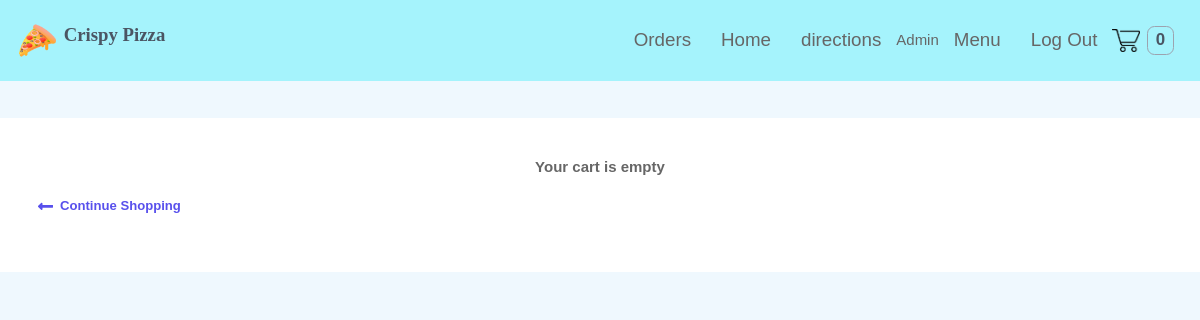
The page /cart/ (signed in) on the database as committed earlier.
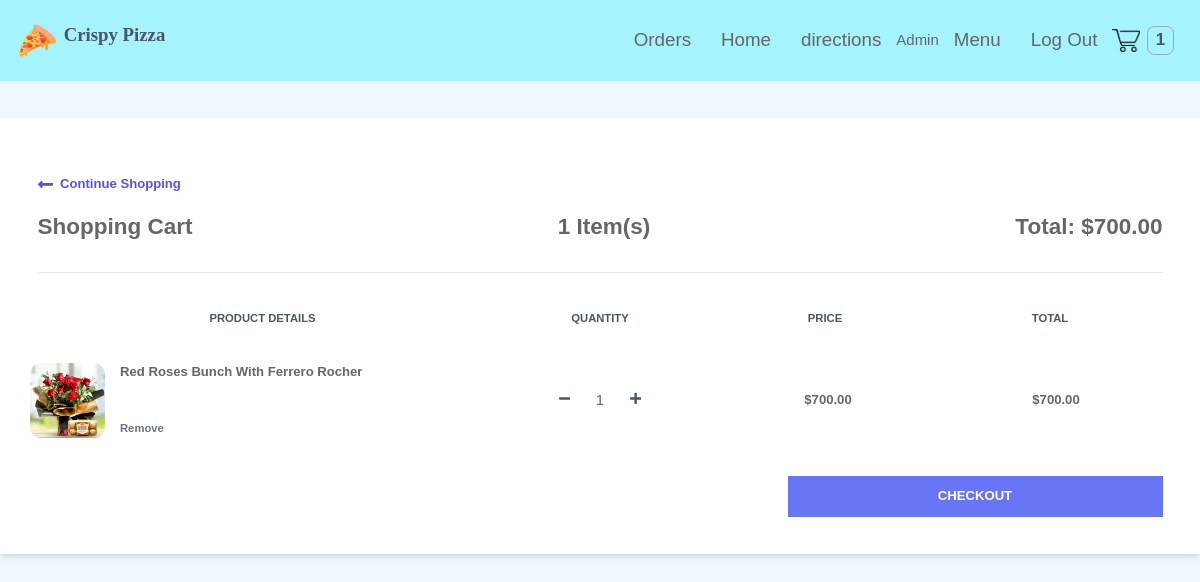
The same page on the database as committed later.
### order/models.py (models this page shows, shortened)
class Order(models.Model):
    PAYMENT_CHOICES = (("cash", "cash"), ("online", "online"))
    DELIVERY_CHOICES = (("delivery", "delivery"), ("carryout", "carryout"))
    transaction_id = models.UUIDField(
        primary_key=True, default=uuid.uuid4, editable=True
    )
    customer = models.ForeignKey(Customer, on_delete=models.CASCADE)
    STATUS =(
        ('Pending','Pending'),
        ('Order Confirmed','Order Confirmed'),
        ('Out for Delivery','Out for Delivery'),
        ('Delivered','Delivered'),
    )
    status=models.CharField(max_length=50,null=True,choices=STATUS,default='Pending')
    date_ordered = models.DateTimeField(auto_now_add=True)
    date_modified = models.DateTimeField(auto_now=True)
    complete = models.BooleanField(default=False)
    paid = models.BooleanField(default=False)
    payment_method = models.CharField(max_length=10, choices=PAYMENT_CHOICES)
    delivery_method = models.CharField(max_length=10, choices=DELIVERY_CHOICES)
    shipping = models.ForeignKey(
        "ShippingAddress", on_delete=models.SET_NULL, blank=True, null=True
    )
    pickup = models.ForeignKey(
        "PickUpDetail", on_delete=models.SET_NULL, blank=True, null=True
    )
    coupon = models.ForeignKey(
        "Coupon", on_delete=models.SET_NULL, blank=True, null=True
    )
    email = models.EmailField(max_length=70, null=True, blank=True)
    phone = models.CharField(max_length=20, null=True, blank=True)
    @property
    def get_cart_subtotal(self):
        order_items = self.orderitem_set.all()
        total = sum([item.get_total for item in order_items])
        return total
    get_cart_subtotal.fget.short_description = "Subtotal"
    @property
    def get_cart_total(self):
        total = self.get_cart_subtotal
        if self.coupon:
            total = total - self.get_coupon_value
        return total
    get_cart_total.fget.short_description = "Total"
    @property
    def get_cart_items(self):
        order_items = self.orderitem_set.all()
        total = sum([item.quantity for item in order_items])
        return total
    get_cart_items.fget.short_description = "# Items"
    @property
    def get_coupon_value(self):
        if self.coupon:
            if self.coupon.discount_type == "Percent":
                coupon_value = round(
                    self.get_cart_subtotal * self.coupon.discount_amount / 100, 2
                )
            else:
                coupon_value = self.coupon.discount_amount
        else:
            coupon_value = None
        return coupon_value
    get_coupon_value.fget.short_description = "Coupon"

class OrderItem(models.Model):
    product = models.ForeignKey(Product, on_delete=models.CASCADE)
    order = models.ForeignKey(Order, on_delete=models.CASCADE)
    variation = models.ForeignKey(
        ProductVariant, on_delete=models.SET_NULL, blank=True, null=True
    )
    quantity = models.IntegerField(default=0)
    date_added = models.DateTimeField(auto_now_add=True)
    @property
    def get_total(self):
        if self.product.has_variants:
            total = self.variation.price * self.quantity
        else:
            total = self.product.price * self.quantity
        return total
    get_total.fget.short_description = "Total"
    def image_tag(self):
        return mark_safe(
            f'<img src="{self.product.image.url}" width="100" height="100" />'
        )
    image_tag.short_description = "Image"

### store/models.py (models this page shows, shortened)
class Product(models.Model):
    id = models.UUIDField(primary_key=True, default=uuid.uuid4, editable=False)
    name = models.CharField(max_length=100)
    price = models.DecimalField(max_digits=6, decimal_places=2, blank=True, null=True)
    desc = models.TextField(max_length=500, blank=True, null=True)
    image = models.ImageField(blank=True, upload_to="images")
    created_at = models.DateField(auto_now_add=True)
    updated_at = models.DateField(auto_now=True)
    product_category = models.ForeignKey(
        "Category", on_delete=models.CASCADE, null=True, blank=True
    )
    class Meta:
        ordering = ("product_category",)
    def image_tag(self):  # pragma: no cover
        if self.image:
            return mark_safe(f'<img src="{self.image.url}" width="100" height="100" />')
    image_tag.short_description = "Image"
    @property
    def has_variants(self):
        if self.productvariant_set.count() > 0:
            return True
        else:
            return False

### order/views.py (the view)
# urls.py: path("cart/", views.cart, name="cart"),
def cart(request):
    try:
        customer = get_customer_or_guest(request)
    except:
        return redirect("store:products")
    customer_order = Order.objects.filter(customer=customer, complete=False)
    if customer_order.exists():
        customer_items = OrderItem.objects.filter(order_id__in=customer_order).order_by(
            "product__name", "-variation__size"
        )
        customer_order = customer_order[0]
    else:
        customer_order, customer_items = None, None
    context = {
        "order": customer_order,
        "items": customer_items,
    }
    return render(request, "order/cart.html", context)

### order/views.py (called while the page is built)
def get_customer_or_guest(request):
    if request.user.is_authenticated:
        customer = request.user.customer
    else:
        customer, created = Customer.objects.get_or_create(
            device=request.COOKIES["device"]
        )
    return customer

### store/context_processors.py (called while the page is built, shortened)
def get_cart_quantity(request):
    if request.user.is_authenticated:
        try:
            customer = request.user.customer
        except:
            number_of_items = 0
    try:
        customer_order = Order.objects.filter(customer=customer, complete=False)[0]
        number_of_items = customer_order.get_cart_items
    except:
        number_of_items = 0
    return {"cart_quantity": number_of_items}

### templates/order/cart.html (shortened to what the changed rows need)
{% extends 'store/base.html' %} {% block content %} {% if not items %}
<div class="container mx-auto mt-10">
  <div class="w-full bg-white p-10 text-center">
    <h2 class="font-bold">Your cart is empty</h2>
    <div>
      <a
        href="{% url 'store:products' %}"
        class="flex font-semibold text-indigo-600 text-sm my-5 w-1/4"
      >
        <svg
          class="fill-current mr-2 text-indigo-600 w-4"
          viewBox="0 0 448 512"
        >
          <path
            d="M134.059 296H436c6.627 0 12-5.373 12-12v-56c0-6.627-5.373-12-12-12H134.059v-46.059c0-21.382-25.851-32.09-40.971-16.971L7.029 239.029c-9.373 9.373-9.373 24.569 0 33.941l86.059 86.059c15.119 15.119 40.971 4.411 40.971-16.971V296z"
          />
        </svg>
        Continue Shopping
      </a>
    </div>
  </div>
</div>
{% else %}
<div class="container mx-auto mt-10">
  <div class="flex flex-col shadow-md my-10">
    <div class="w-full bg-white p-3 md:p-10">
      <a
        href="{% url 'store:products' %}"
        class="flex font-semibold text-indigo-600 text-sm my-5 w-1/4"
      >
        <svg
          class="fill-current mr-2 text-indigo-600 w-4"
          viewBox="0 0 448 512"
        >
          <path
            d="M134.059 296H436c6.627 0 12-5.373 12-12v-56c0-6.627-5.373-12-12-12H134.059v-46.059c0-21.382-25.851-32.09-40.971-16.971L7.029 239.029c-9.373 9.373-9.373 24.569 0 33.941l86.059 86.059c15.119 15.119 40.971 4.411 40.971-16.971V296z"
          />
        </svg>
        Continue Shopping
      </a>
      <div class="flex justify-between border-b pb-8">
        <h1 class="font-semibold text-2xl">Shopping Cart</h1>
        <h2 class="font-semibold text-2xl">{{order.get_cart_items}} Item(s)</h2>
        <h2 class="font-semibold text-2xl">
          Total: ${{order.get_cart_subtotal|floatformat:2}}
        </h2>
      </div>
      <div
        class="flex mt-10 mb-5 font-semibold text-center text-gray-600 text-xs uppercase"
      >
        <h3 class="w-2/5">Product Details</h3>
        <h3 class="w-1/5 text-center">Quantity</h3>
        <h3 class="w-1/5 text-center">Price</h3>
        <h3 class="w-1/5 text-center">Total</h3>
      </div>
      {% for item in items %}
      <div class="flex items-center hover:bg-gray-100 -mx-8 px-6 py-5">
        <div class="flex w-2/5">
          <div class="w-20">
            <img
              class="h-20 rounded-xl"
              src="{{item.product.image.url}}"
              alt=""
            />
          </div>
          <div class="flex flex-col justify-between ml-4 flex-grow">
            <span class="font-bold text-sm">{{ item.product.name|title }}</span>
            <form
              action="{% url 'order:remove-from-cart' item.id %}"
              method="post"
            >
              <button
                type="submit"
                class="font-semibold hover:text-red-500 text-gray-500 text-xs"
              >
                Remove
              </button>
            </form>
          </div>
        </div>
        <div
          class="flex justify-center items-center w-1/5 individual-container"
        >
          <form
            action="{% url 'order:reduce-product-quantity' item.pk %}"
            method="post"
          >
            <button type="submit">
              <svg class="fill-current text-gray-600 w-3" viewBox="0 0 448 512">
                <path
                  d="M416 208H32c-17.67 0-32 14.33-32 32v32c0 17.67 14.33 32 32 32h384c17.67 0 32-14.33 32-32v-32c0-17.67-14.33-32-32-32z"
                />
              </svg>
            </button>
          </form>
          <input
            class="quantity mx-2 border text-center w-12"
            type="number"
            value="{{item.quantity}}"
            min="1"
            oninput="validity.valid||(value='');"
            id="{{item.pk}}"
          />
          <form
            action="{% url 'order:increase-product-quantity' item.pk %}"
            method="post"
          >
            <button type="submit">
            </button>
          </form>
        </div>
        <h1 class="text-center w-1/5 font-semibold text-sm">
          ${% firstof item.variation.price item.product.price %}
        </h1>
        <span class="text-center w-1/5 font-semibold text-sm"
          >${{item.get_total|floatformat:2}}</span
        >
      </div>
      {% endfor %}
      <div class="mt-5">
        <form action="{% url 'order:checkout' %}" method="POST">
          <button
            type="submit"
            class="bg-indigo-500 font-semibold hover:bg-indigo-600 py-3 text-sm text-white uppercase w-1/3 flex items-center justify-center ml-auto"
          >
            Checkout
          </button>
        </form>
      </div>
    </div>
  </div>
</div>
{% endif %}
{% endblock %}

Rows that differ between the two databases and show on the page:
added Order: get_cart_items "1", get_cart_subtotal "700.00"
added OrderItem: product.image (picture), product.name "Red Roses Bunch With Ferrero Rocher", quantity "1", variation+product "700.00", get_total "700.00"
Other text that changed with them:
{{ cart_quantity }}: "0" → "1"
text no longer shown: "Your cart is empty"
text now shown: "Shopping Cart Item(s) Total: $ PRODUCT DETAILS QUANTITY PRICE TOTAL CHECKOUT"
